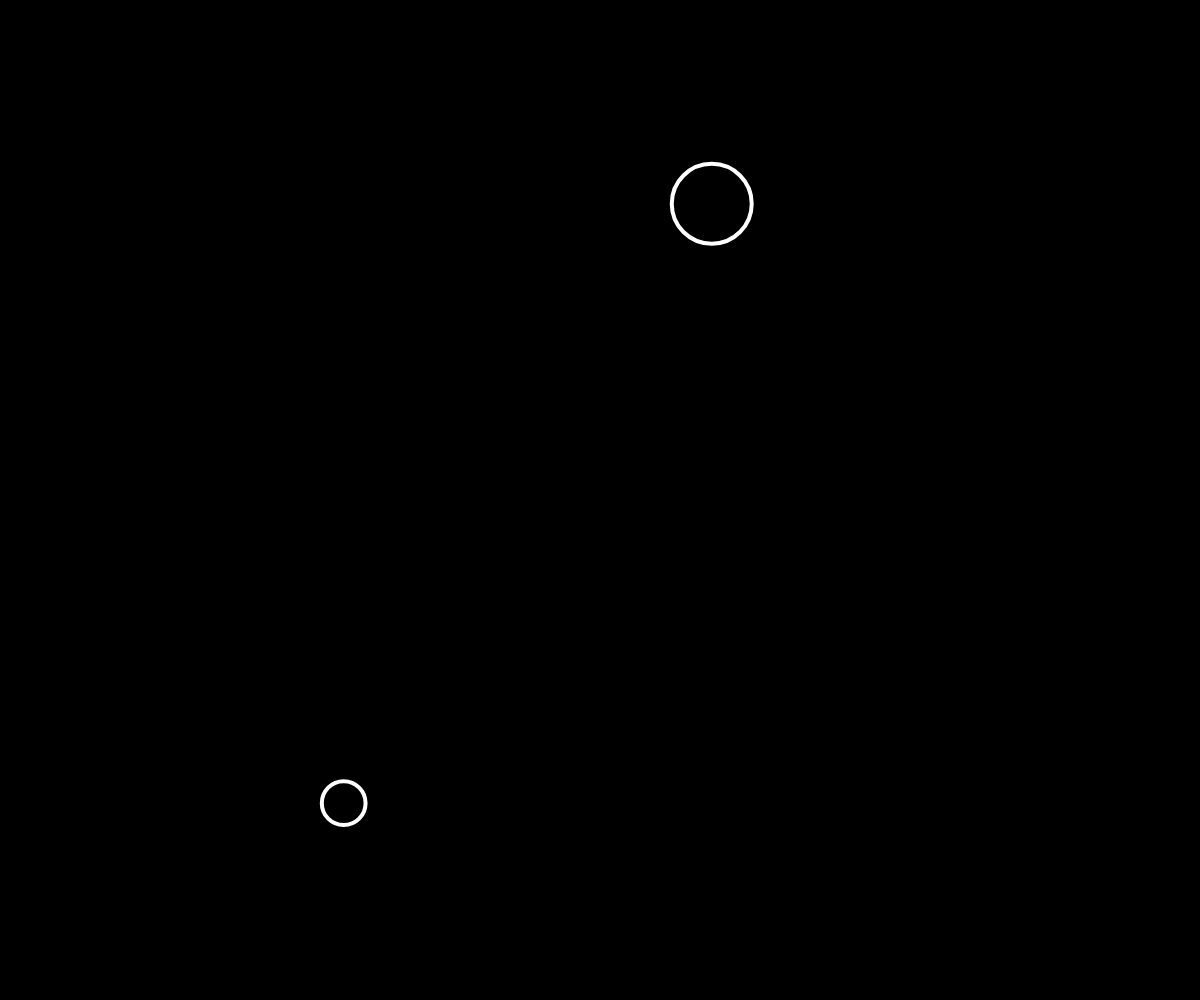
Frame 1 (no input)
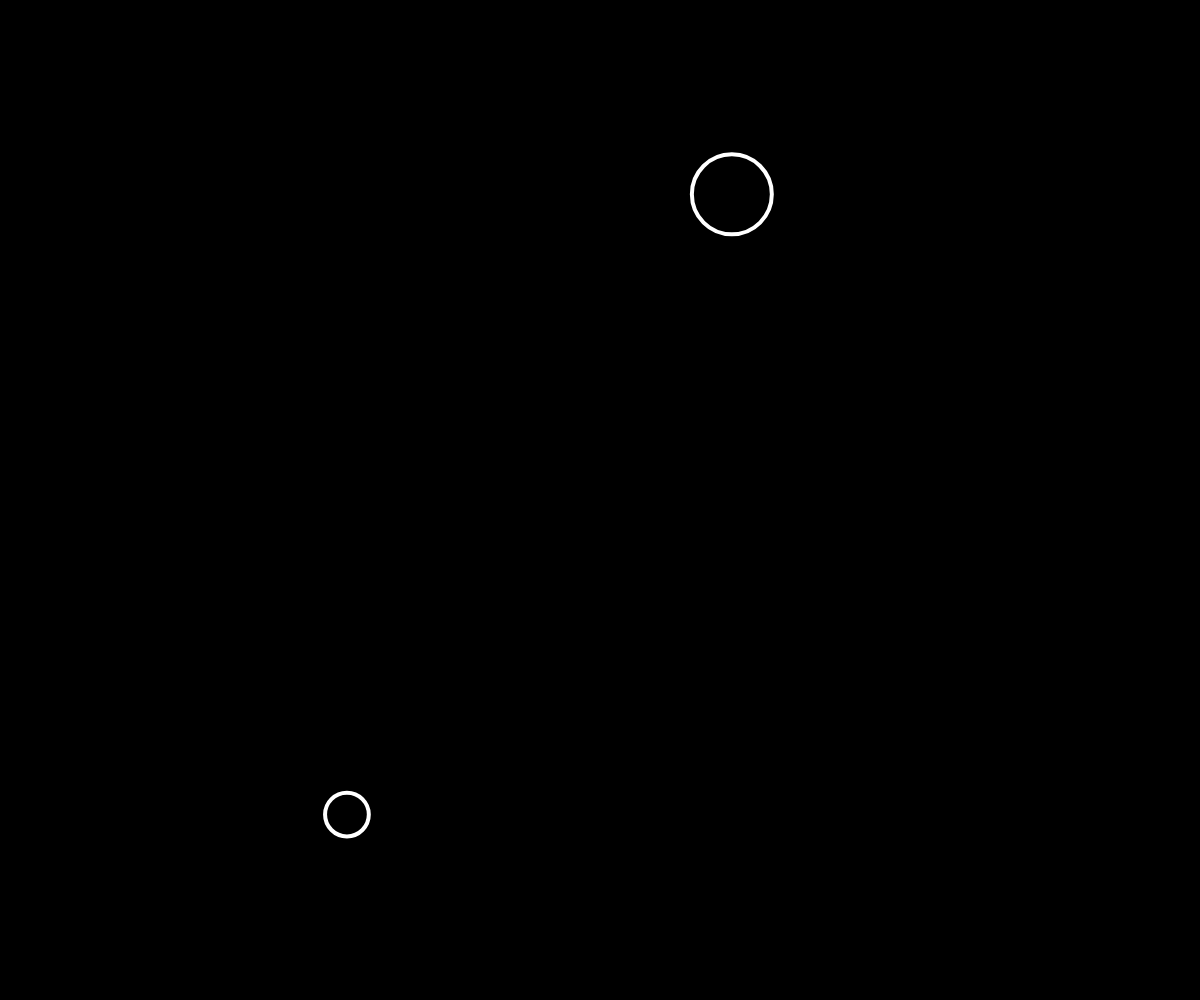
Frame 60 (no input)
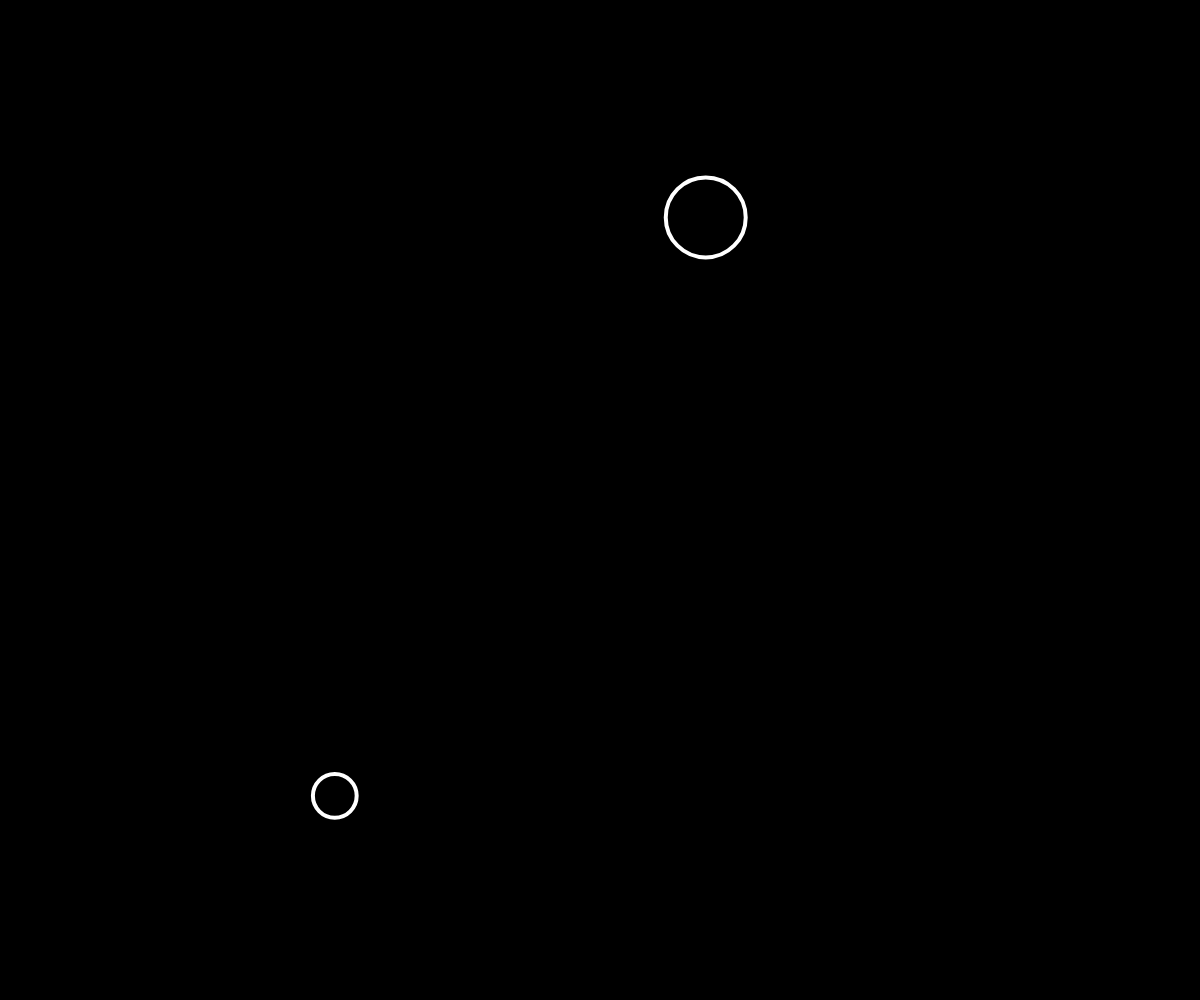
Frame 120 (the mouse pressed at the canvas centre since frame 60)

The p5.js sketch that drew these frames (run headless with seeded random() and noise() and a simulated clock; from frame 60 on, the mouse is pressed at the canvas centre):

// p5.js sketch
// ── sketch.js
let bubble1;
let bubble2;

function setup() {
  createCanvas(innerWidth, innerHeight);
  bubble1 = new Bubble(random(0,innerHeight),random(0,innerHeight),random(10,50));
  bubble2 = new Bubble(random(0,innerHeight),random(0,innerHeight),random(10,50));
}

function draw() {
  background(0);
  bubble1.move();
  bubble1.show();
  bubble2.move();
  bubble2.show();
}

class Bubble {

  constructor(x, y, r) {
    this.x = x;
    this.y = y;
    this.r = r;
  }

  move() {
    this.x = this.x + random(-5, 5);
    this.y = this.y + random(-5, 5);
  }

  show() {
    stroke(255);
    strokeWeight(4);
    noFill();
    ellipse(this.x, this.y, this.r * 2);
  }

  
  
}
